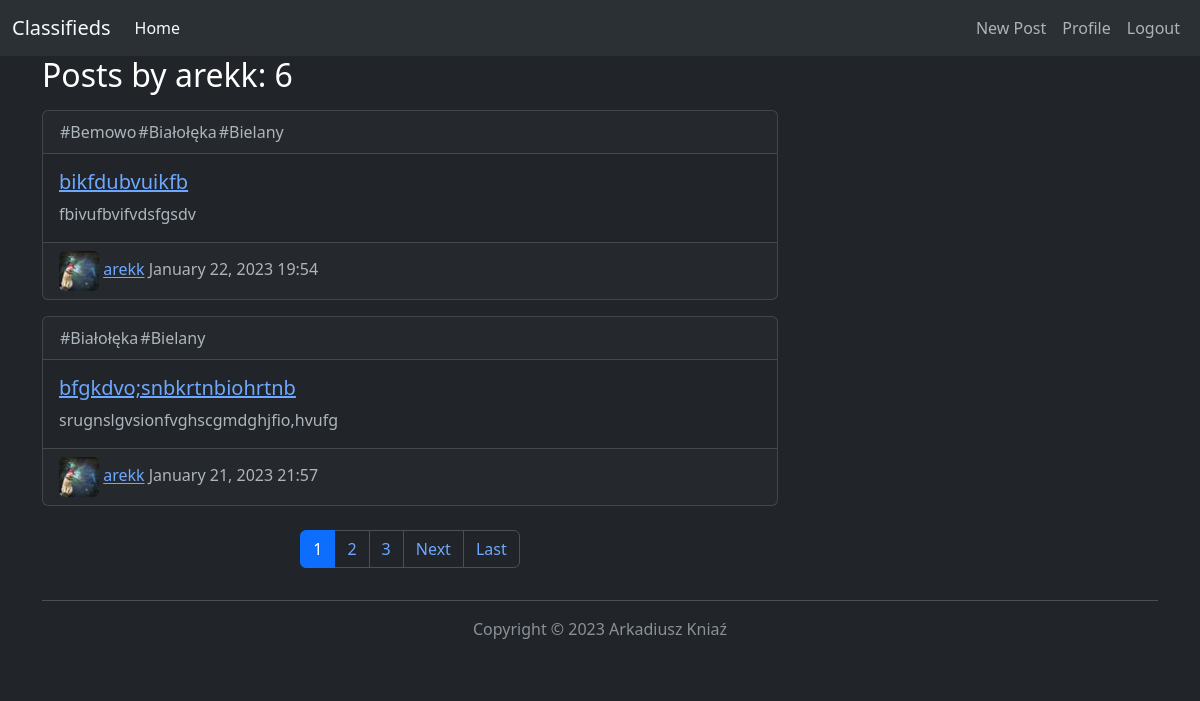
Screenshot of /user/arekk (signed in) with the database file from the repository.
### blog/models.py (models this page shows, shortened)
class Place(models.Model):
    place = models.CharField(max_length=100)

class Post(models.Model):
    title = models.CharField(max_length=127)
    content = models.TextField()
    author = models.ForeignKey(User, on_delete=models.CASCADE)
    pub_date = models.DateTimeField('date published', default=timezone.now)
    places = models.ManyToManyField(Place)

### users/models.py (models this page shows, shortened)
class Profile(models.Model):
    user = models.OneToOneField(User, on_delete=models.CASCADE, primary_key=True)
    image = models.ImageField(default='default.jpg', upload_to='profile_pics')

### blog/views.py (the view)
# urls.py: path('user/<str:username>', UserPostListView.as_view(), name='user-posts'),
class UserPostListView(ListView):
    model = Post
    template_name = 'blog/user_post.html'
    context_object_name = 'list_of_posts'
    paginate_by = 2
    def get_queryset(self):
        user = get_object_or_404(User, username=self.kwargs.get('username'))
        return Post.objects.filter(author=user).order_by('-pub_date')

### blog/templates/blog/user_post.html (shortened to what this page needs)
{% extends "blog/base.html" %}
{% block content %}
    <h2>Posts by {{ view.kwargs.username }}: {{ page_obj.paginator.count }}</h2>
    {% for post in list_of_posts %}
        <div class="card my-3">
        <div class="card-header">
            <table>
                <tr>
                {% for place in post.places.all %}
                    <td>#{{ place.place }} </td>
                {% endfor %}
                </tr>
            </table>
        </div>
        <div class="card-body">
            <h5 class="card-title"><a href="/posts/{{ post.id }}">{{ post.title }}</a></h5>
            <p class="card-text">{{ post.content }}</p>
        </div>
        <div class="card-footer">
            <tr>
                <td><img class="rounded" src="{{ post.author.profile.image.url }}"></td>
                <td><a href="{% url 'user-posts' post.author.username  %}" >{{ post.author }}</a></td>
                <td>{{ post.pub_date|date:"F d, Y H:i"  }}</td>
            </tr>
        </div>
    </div>
    {% endfor %}
    {% if is_paginated %}
            <nav class="my-4" aria-label="...">
                <ul class="pagination justify-content-center">
                {% for num in page_obj.paginator.page_range %}
                    {% if page_obj.number == num %}
                         <li class="page-item active" aria-current="page"><a class="page-link" href="?page={{ num }}">{{ num }}</a></li>
                    {% elif num > page_obj.number|add:'-3' and num < page_obj.number|add:'3'%}
                        <li class="page-item" aria-current="page"><a class="page-link" href="?page={{ num }}">{{ num }}</a></li>
                    {% endif %}
                {% endfor %}
                {% if page_obj.has_next %}
                    <li class="page-item"><a class="page-link" href="?page={{ page_obj.next_page_number }}">Next</a></li>
                    <li class="page-item"><a class="page-link" href="?page={{ page_obj.paginator.num_pages }}">Last</a></li>
                {% endif %}
                </ul>
            </nav>
        {% endif %}
{% endblock %}

### rows the page displays
Post: title "bikfdubvuikfb", content "fbivufbvifvdsfgsdv", author.profile.image (picture), author "arekk", pub_date "January 22, 2023 19:54"
Place: place "Bemowo"
Place: place "Białołęka"
Place: place "Bielany"
Post: title "bfgkdvo;snbkrtnbiohrtnb", content "srugnslgvsionfvghscgmdghjfio,hvufg", author.profile.image (picture), author "arekk", pub_date "January 21, 2023 21:57"

### other values shown
{{ view.kwargs.username }} "arekk"
{{ page_obj.paginator.count }} "6"
{{ num }} "1"
{{ num }} "2" "3"
